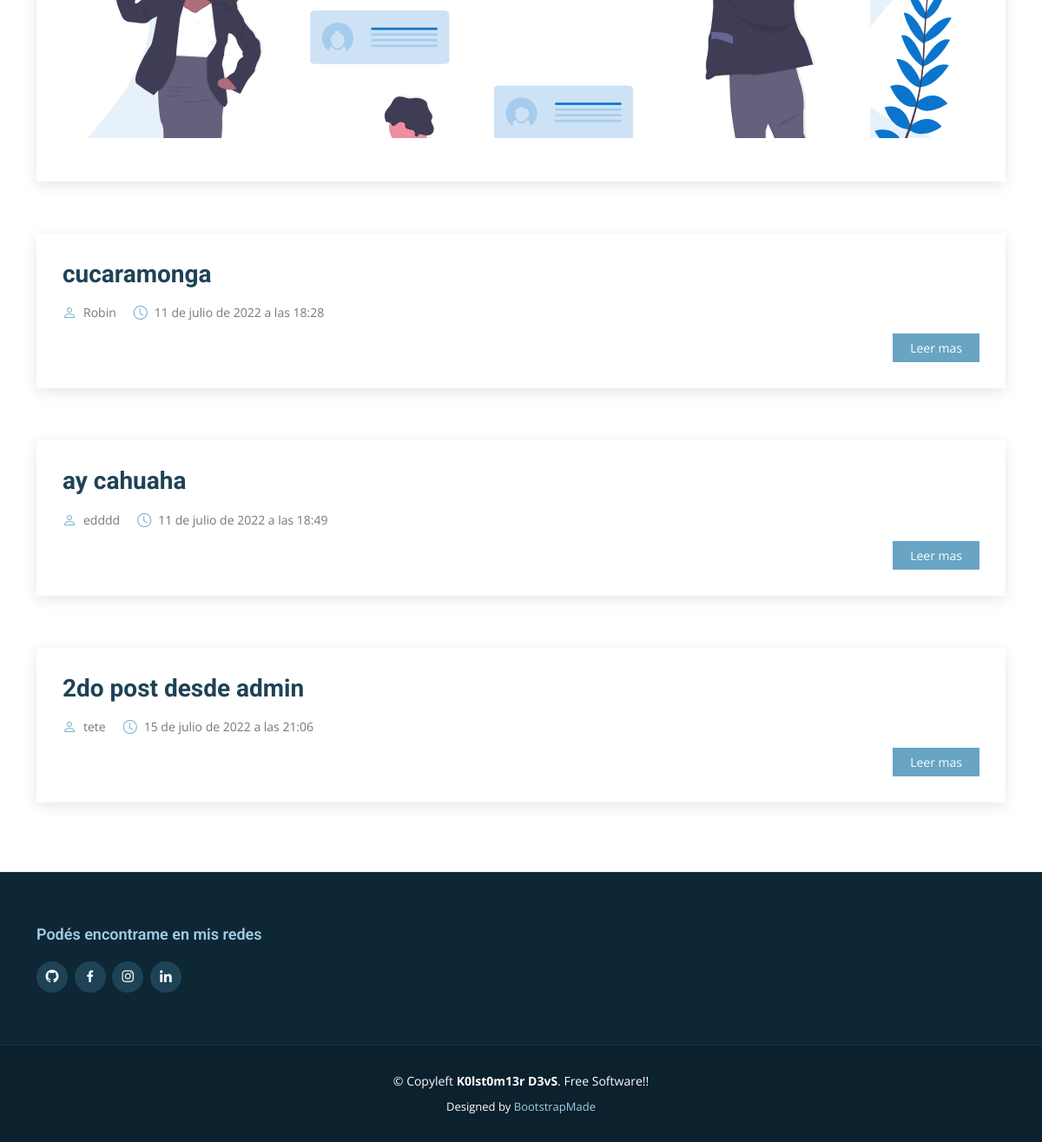
Page /blog (lower part) on the earlier database version.
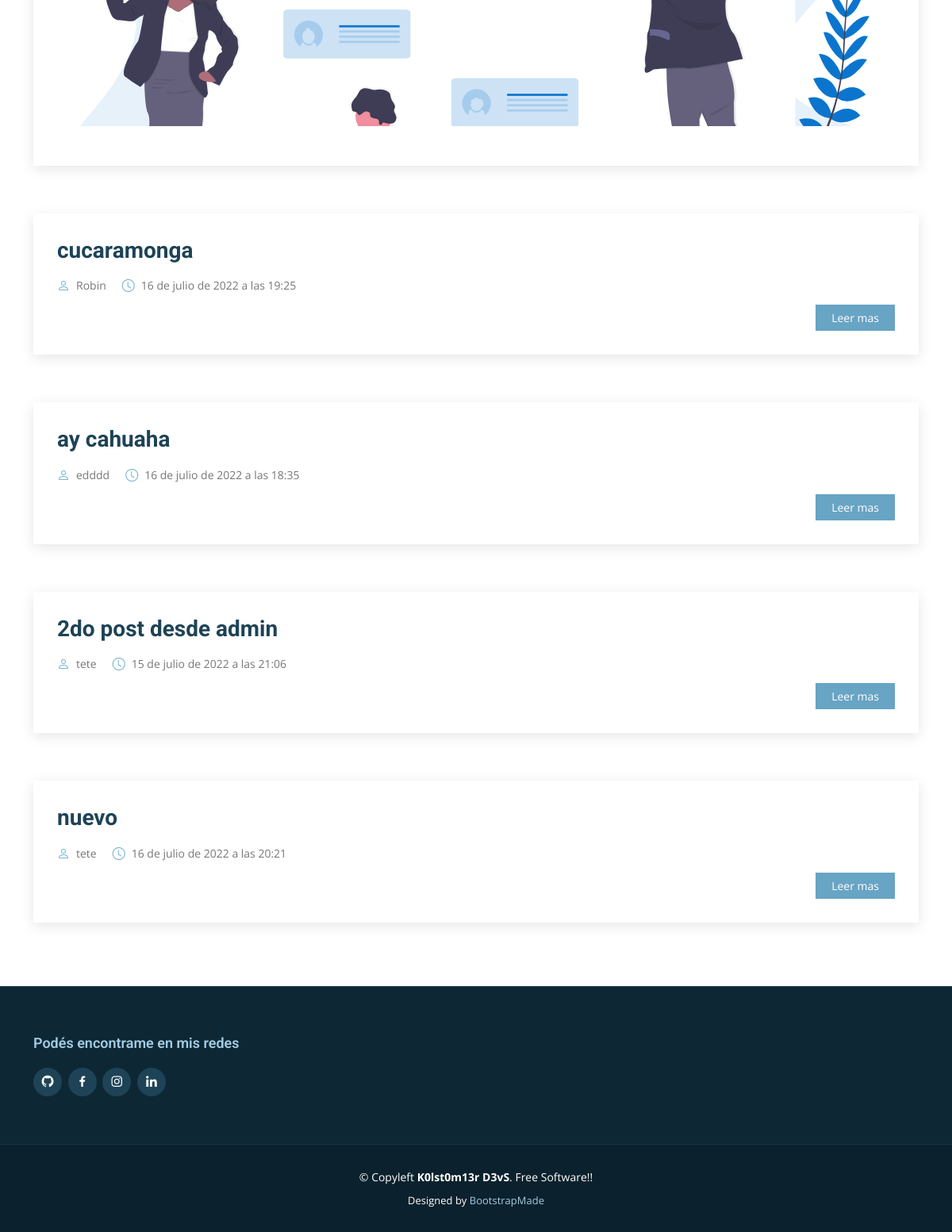
Same page on the later database version.
### DjangoApp/models.py (models this page shows, shortened)
class Post(models.Model):
    titulo = models.CharField(max_length=40)
    imagen = models.ImageField(upload_to="blog/", null=True)
    post = models.TextField()
    autor = models.CharField(max_length=40)
    fecha = models.DateTimeField(auto_now_add=True)

### DjangoApp/views.py (the view)
# urls.py: path('blog',views.blog, name="blog"),
def blog(request):
    post = Post.objects.all()
    ctx = {"post": post}
    return render(request, 'DjangoApp/blog.html', ctx)

### DjangoApp/templates/DjangoApp/blog.html (shortened to what this page needs)
{% extends "DjangoApp/base.html" %}
{% load static %}
{% block contenido %}
    <section id="blog" class="blog">
      <div class="container" data-aos="fade-up">
        <div class="entry">
            <div class="entry-img">
              <img src="{% static 'DjangoApp/assets/img/features-1.svg' %}" alt="" class="img-fluid">
          </div>
        </div>
             {% for ent in  post %}
            <article class="entry">
              <h2 class="entry-title">
                <a href="{% url 'blogSingle' ent.id %}">{{ent.titulo}}</a>
              </h2>
             <div class="entry-meta">
                <ul>
                  <li class="d-flex align-items-center"><i class="bi bi-person"></i> <a href="#">{{ent.autor}}</a></li>
                  <li class="d-flex align-items-center"><i class="bi bi-clock"></i> <a href="#"><time datetime="2020-01-01">{{ent.fecha}}</time></a></li>
                </ul>
              </div>
              <div class="entry-content">
                <div class="read-more">
                  <a href="{% url 'blogSingle' ent.id %}">Leer mas</a>
                </div>
              </div>
            </article>
            {% endfor %}
      </div>
    </section>
{% endblock %}

Differences in the rows shown:
changed Post "cucaramonga": fecha "11 de julio de 2022 a las 18:28" → "16 de julio de 2022 a las 19:25"
changed Post "ay cahuaha": fecha "11 de julio de 2022 a las 18:49" → "16 de julio de 2022 a las 18:35"
added Post: titulo "nuevo", autor "tete", fecha "16 de julio de 2022 a las 20:21"
